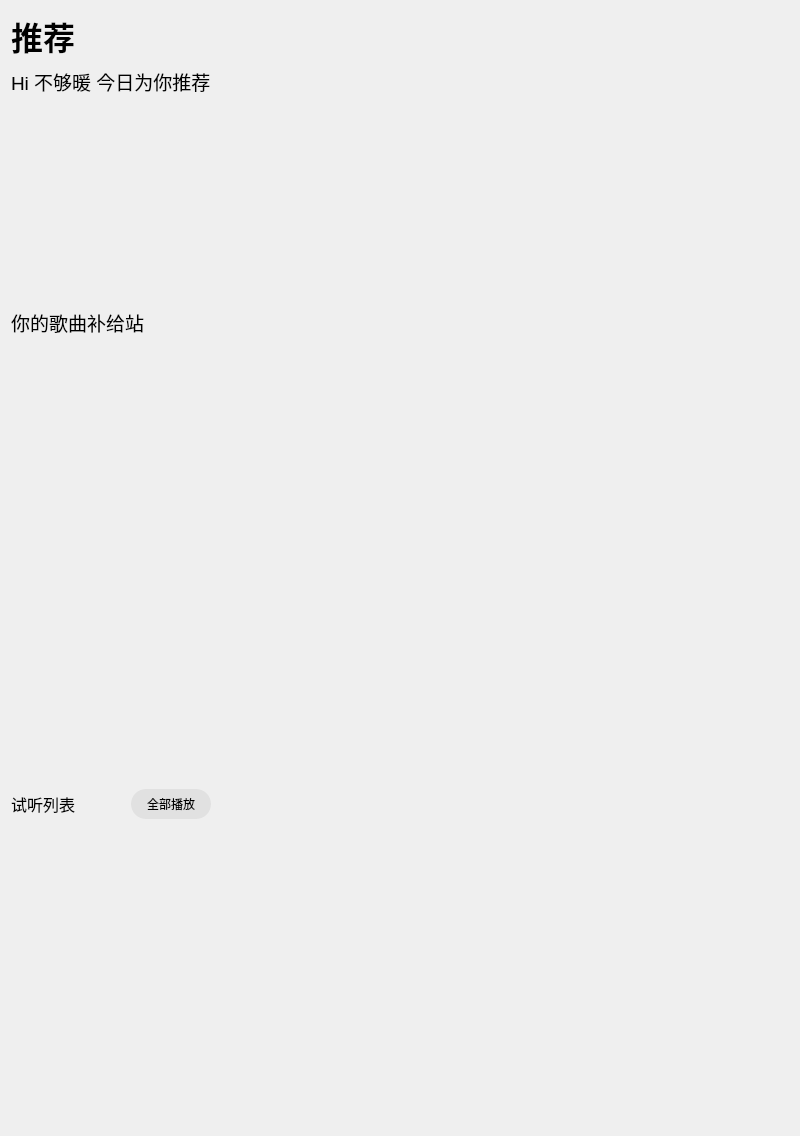
                  <widget class="QWidget" name="scrollAreaWidgetContents">
                   <property name="geometry">
                    <rect>
                     <x>0</x>
                     <y>0</y>
                     <width>800</width>
                     <height>1124</height>
                    </rect>
                   </property>
                   <layout class="QVBoxLayout" name="verticalLayout_6">
                    <item>
                     <widget class="QLabel" name="resTitle">
                      <property name="minimumSize">
                       <size>
                        <width>0</width>
                        <height>50</height>
                       </size>
                      </property>
                      <property name="maximumSize">
                       <size>
                        <width>16777215</width>
                        <height>50</height>
                       </size>
                      </property>
                      <property name="font">
                       <font>
                        <pointsize>24</pointsize>
                        <bold>true</bold>
                       </font>
                      </property>
                      <property name="text">
                       <string>推荐</string>
                      </property>
                     </widget>
                    </item>
                    <item>
                     <widget class="QLabel" name="tishi">
                      <property name="maximumSize">
                       <size>
                        <width>16777215</width>
                        <height>30</height>
                       </size>
                      </property>
                      <property name="font">
                       <font>
                        <pointsize>14</pointsize>
                        <bold>false</bold>
                       </font>
                      </property>
                      <property name="text">
                       <string>Hi 不够暖 今日为你推荐</string>
                      </property>
                     </widget>
                    </item>
                    <item>
                     <widget class="RecBox" name="Recbox" native="true">
                      <property name="minimumSize">
                       <size>
                        <width>0</width>
                        <height>200</height>
                       </size>
                      </property>
                      <property name="maximumSize">
                       <size>
                        <width>16777215</width>
                        <height>200</height>
                       </size>
                      </property>
                     </widget>
                    </item>
                    <item>
                     <widget class="QLabel" name="gequ">
                      <property name="maximumSize">
                       <size>
                        <width>16777215</width>
                        <height>30</height>
                       </size>
                      </property>
                      <property name="font">
                       <font>
                        <pointsize>14</pointsize>
                        <bold>false</bold>
                       </font>
                      </property>
                      <property name="text">
                       <string>你的歌曲补给站</string>
                      </property>
                     </widget>
                    </item>
                    <item>
                     <widget class="RecBox" name="gequbox" native="true">
                      <property name="minimumSize">
                       <size>
                        <width>0</width>
                        <height>440</height>
                       </size>
                      </property>
                     </widget>
                    </item>
                    <item>
                     <widget class="QWidget" name="AuditionTitle" native="true">
                      <property name="minimumSize">
                       <size>
                        <width>0</width>
                        <height>30</height>
                       </size>
                      </property>
                      <layout class="QHBoxLayout" name="horizontalLayout_8">
                       <property name="spacing">
                        <number>0</number>
                       </property>
                       <property name="leftMargin">
                        <number>0</number>
                       </property>
                       <property name="topMargin">
                        <number>0</number>
                       </property>
                       <property name="rightMargin">
                        <number>0</number>
                       </property>
                       <property name="bottomMargin">
                        <number>0</number>
                       </property>
                       <item>
                        <widget class="QLabel" name="label_3">
                         <property name="minimumSize">
                          <size>
                           <width>120</width>
                           <height>30</height>
                          </size>
                         </property>
                         <property name="font">
                          <font>
                           <pointsize>12</pointsize>
                          </font>
                         </property>
                         <property name="text">
                          <string>试听列表</string>
                         </property>
                        </widget>
                       </item>
                       <item>
                        <widget class="QPushButton" name="AllPlayBt">
                         <property name="minimumSize">
                          <size>
                           <width>80</width>
                           <height>30</height>
                          </size>
                         </property>
                         <property name="cursor">
                          <cursorShape>PointingHandCursor</cursorShape>
                         </property>
                         <property name="styleSheet">
                          <string notr="true">#AllPlayBt
{
	background:#E1E1E1;
	border-radius:15px;
	color:black;
}</string>
                         </property>
                         <property name="text">
                          <string>全部播放</string>
                         </property>
                        </widget>
                       </item>
                       <item>
                        <spacer name="horizontalSpacer">
                         <property name="orientation">
                          <enum>Qt::Horizontal</enum>
                         </property>
                         <property name="sizeHint" stdset="0">
                          <size>
                           <width>40</width>
                           <height>20</height>
                          </size>
                         </property>
                        </spacer>
                       </item>
                      </layout>
                     </widget>
                    </item>
                    <item>
                     <widget class="musicBoxs" name="AuditionList" native="true">
                      <property name="minimumSize">
                       <size>
                        <width>0</width>
                        <height>300</height>
                       </size>
                      </property>
                      <property name="maximumSize">
                       <size>
                        <width>16777215</width>
                        <height>330</height>
                       </size>
                      </property>
                     </widget>
                    </item>
                   </layout>
                  </widget>
